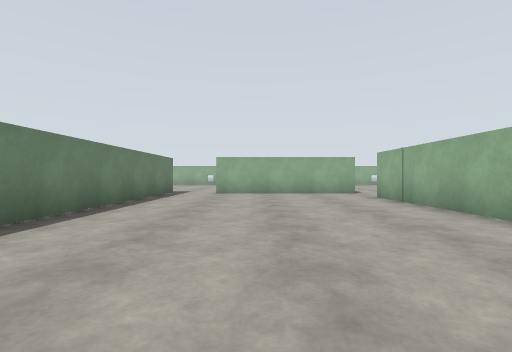
View 1 (above)

22 first-person views from a walk through a Gazebo world. The camera is 1.2 m above the floor, looks level and sees 85° across. The floor is counted in squares, 2 m on a side. Each view is taken from the middle of a square. On the plan, view 1 faces up. The plan holds only what a view shows up to about 9 squares ahead; the rest is blank.

View 2
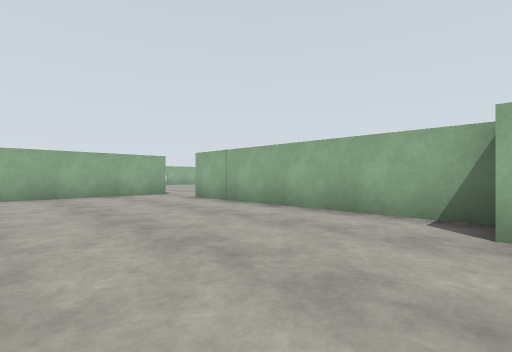

View 3
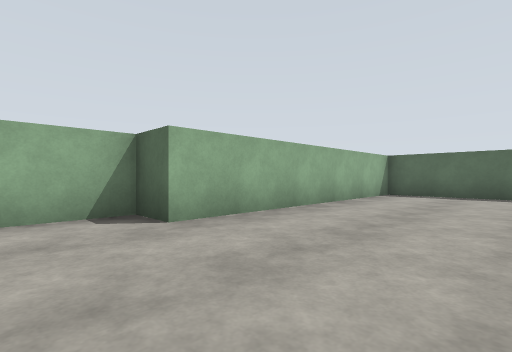

View 4
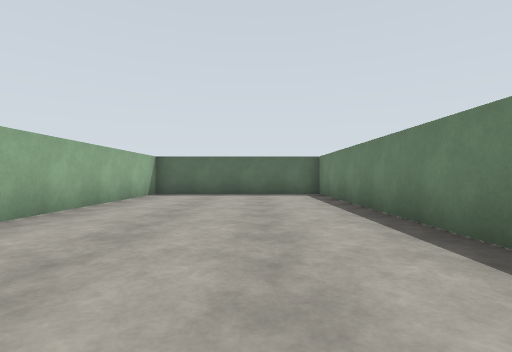

View 5
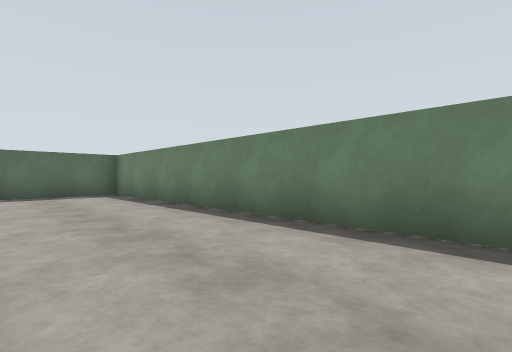

View 6
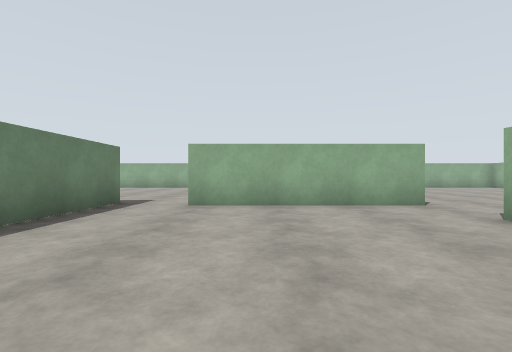

View 7
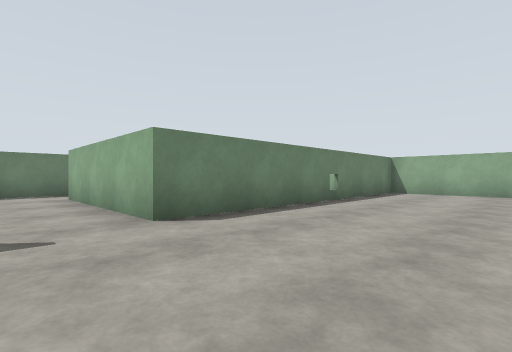

View 8
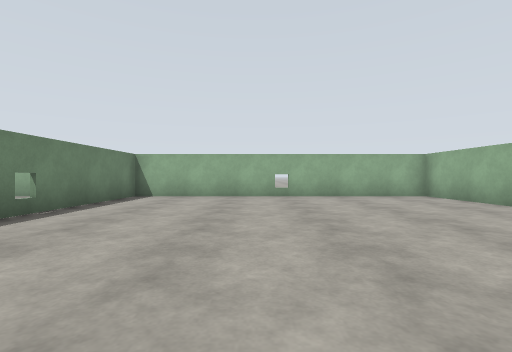

View 9
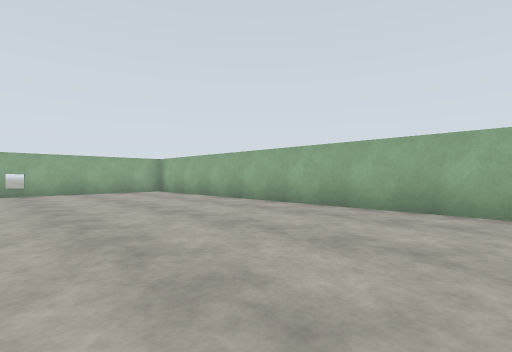

View 10
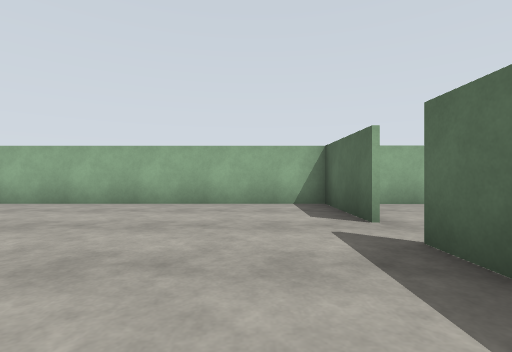

View 11
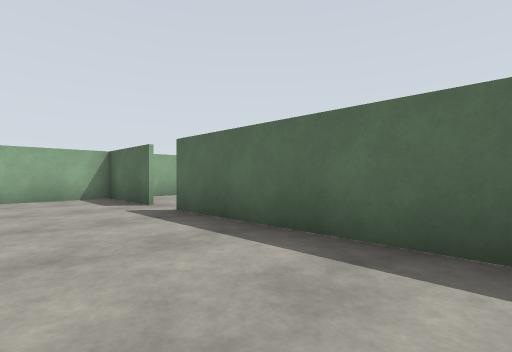

View 12
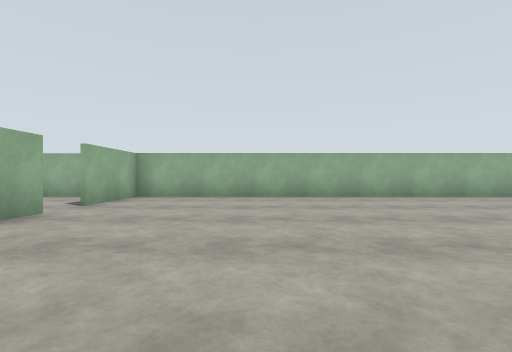

View 13
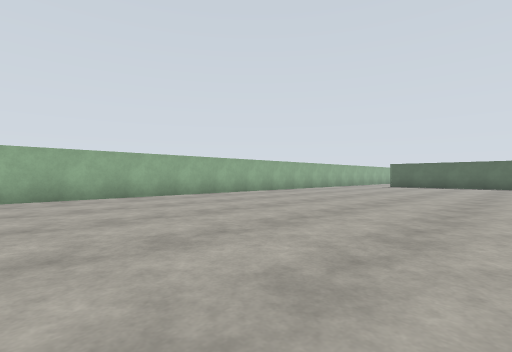

View 14
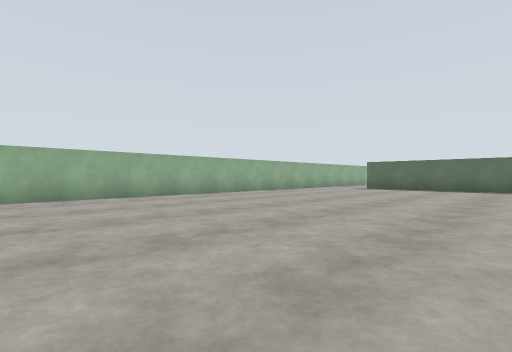

View 15
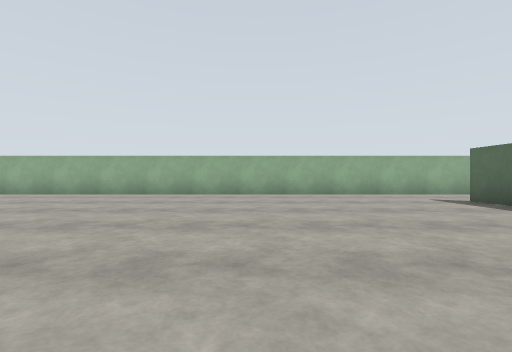

View 16
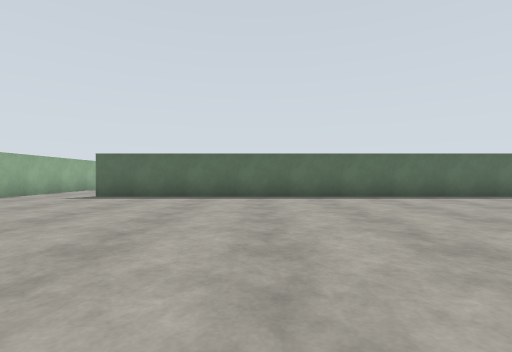

View 17
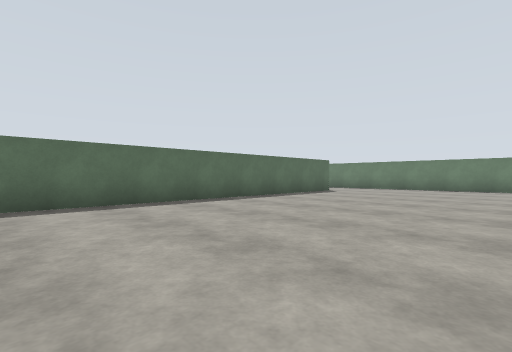

View 18
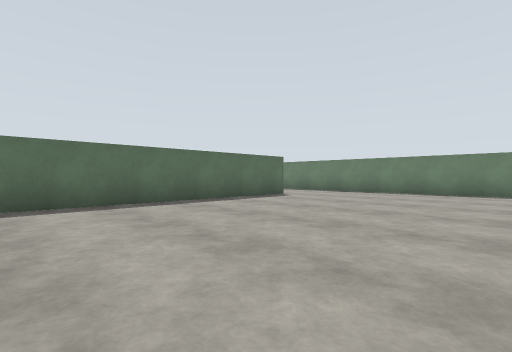

View 19
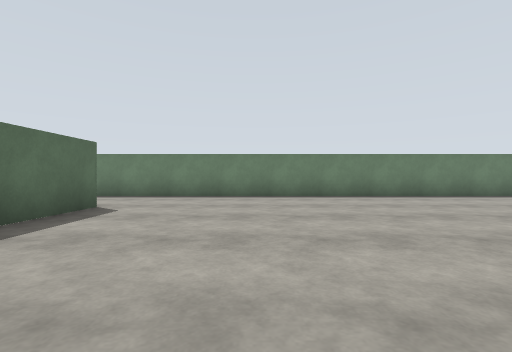

View 20
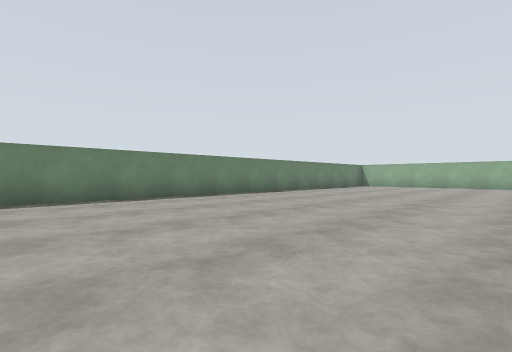

View 21
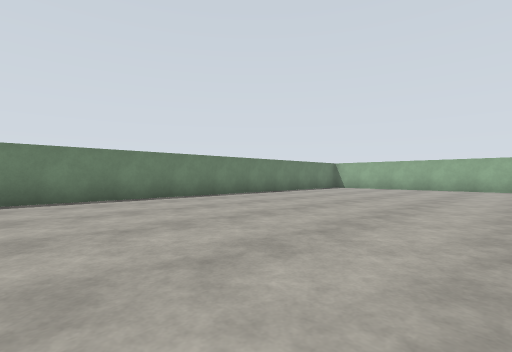

View 22
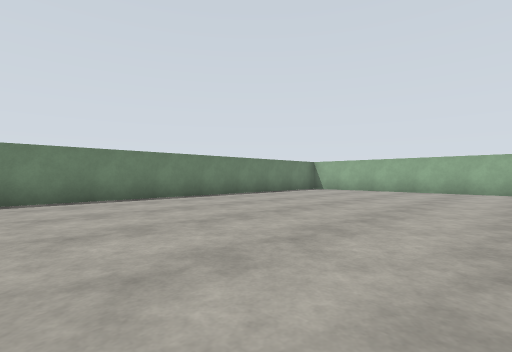

### Floor plan
Ten units are one square. View 1 is at (0, 0); x grows to the right and y downward. Boxes are objects, and circles mark ways between rooms. Rooms are numbered by the first view taken in them; rooms with no view inside come last. Other rooms are left out.
<svg viewBox="-118 -188 244 342">
<path fill="none" stroke="#000" d="M24 -96 -14 -96M-30 -103 -31 63 23 63 23 -12 34 -12 34 -79M95 -65 121 -65M40 -65 85 -65M120 -71 120 -183 34 -183 34 -96 24 -96M85 -64 76 -64M120 -64 95 -64M120 149 120 -71M-44 -102 -56 -102M-84 131 96 131M-113 -45 -113 135"/>
<circle cx="30" cy="-85" r="3" fill="#2a7"/>
<circle cx="90" cy="-70" r="3" fill="#2a7"/>
<text x="0" y="-30">1</text>
<text x="70" y="-130">2</text>
<text x="30" y="30">3</text>
</svg>
Room 1 opens to room 2. Room 2 opens to room 3.

Where each view was taken, in squares from view 1:
view 1: 0 up, 0 right, facing up
view 2: 1 up, 1 left, facing up-right
view 3: 3 up, 1 left, facing down-right
view 4: 3 up, 1 left, facing down
view 5: 3 up, 0 right, facing down-left
view 6: 4 up, 0 right, facing up
view 7: 8 up, 7 right, facing up-left
view 8: 10 up, 7 right, facing up
view 9: 8 up, 7 right, facing up-right
view 10: 8 up, 6 right, facing right
view 11: 9 up, 4 right, facing down-right
view 12: 3 up, 4 right, facing right
view 13: 3 up, 4 right, facing down-right
view 14: 0 up, 4 right, facing down-right
view 15: 8 down, 3 right, facing right
view 16: 5 down, 5 right, facing down
view 17: 7 down, 2 right, facing down-left
view 18: 7 down, 1 left, facing down-left
view 19: 10 down, 3 left, facing left
view 20: 6 down, 4 left, facing up-left
view 21: 3 down, 4 left, facing up-left
view 22: 1 down, 4 left, facing up-left
